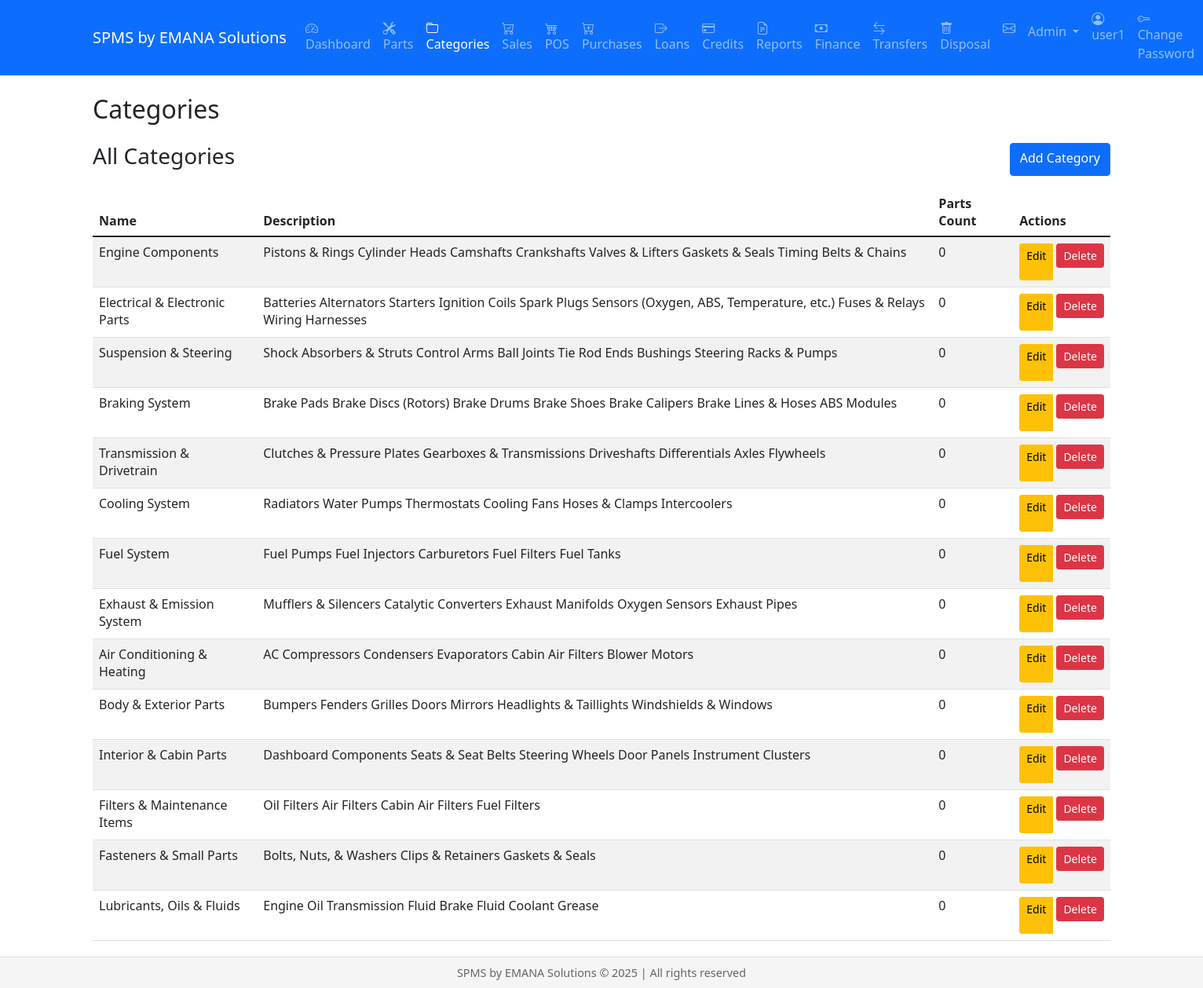
/categories (signed in), run on the app's committed database.
### models.py (models this page shows, shortened)
class User(db.Model, UserMixin):
    id = db.Column(db.Integer, primary_key=True)
    username = db.Column(db.String(80), unique=True, nullable=False)
    email = db.Column(db.String(120), unique=True, nullable=False)
    password_hash = db.Column(db.String(256))
    role = db.Column(db.String(20), default='staff')  # admin, manager, staff
    created_at = db.Column(db.DateTime, default=datetime.utcnow)
    active = db.Column(db.Boolean, default=True)  # Renamed from is_active to active
    fs_uniquifier = db.Column(db.String(64), unique=True, nullable=False)
    confirmed_at = db.Column(db.DateTime, nullable=True, default=None)
    roles = db.relationship('Role', secondary=roles_users, backref=db.backref('users', lazy='dynamic'))
    @property
    def is_authenticated(self):
        return True
    @property
    def is_active(self):
        return self.active  # Now returns the active column value

class Category(db.Model):
    id = db.Column(db.Integer, primary_key=True)
    name = db.Column(db.String(100), nullable=False)
    description = db.Column(db.Text)
    parts = db.relationship('Part', backref='category', lazy=True)

### views/categories.py (the view)
@categories.route('/categories')
@login_required
@role_required('admin', 'manager')
def list_categories():
    categories = Category.query.all()
    return render_template('categories/list.html', categories=categories)

### views/utils.py (called while the page is built)
def role_required(*roles):
    def decorator(f):
        @wraps(f)
        def decorated_function(*args, **kwargs):
            if not current_user.role in roles:
                abort(403)  # Forbidden
            return f(*args, **kwargs)
        return decorated_function
    return decorator

### templates/categories/list.html
{% extends "base.html" %}
{% block content %}
<div class="container">
    <h2 class="mb-4">Categories</h2>
    <div class="d-flex justify-content-between mb-3">
        <h3>All Categories</h3>
        <a href="{{ url_for('categories.add_category') }}" class="btn btn-primary">Add Category</a>
    </div>
    <table class="table table-striped">
        <thead>
            <tr>
                <th>Name</th>
                <th>Description</th>
                <th>Parts Count</th>
                <th>Actions</th>
            </tr>
        </thead>
        <tbody>
            {% for category in categories %}
            <tr>
                <td>{{ category.name }}</td>
                <td>{{ category.description }}</td>
                <td>{{ category.parts|length }}</td>
                <td>
                    <div class="btn-group">
                        <a href="{{ url_for('categories.edit_category', id=category.id) }}"
                           class="btn btn-sm btn-warning">Edit</a>
                        {% if not category.parts %}
                        <form method="POST" action="{{ url_for('categories.delete_category', id=category.id) }}"
                              style="display: inline;" class="ms-1">
                            <button type="submit" class="btn btn-sm btn-danger"
                                    onclick="return confirm('Are you sure you want to delete this category?')">Delete</button>
                        </form>
                        {% endif %}
                    </div>
                </td>
            </tr>
            {% endfor %}
        </tbody>
    </table>
</div>
{% endblock %}

### templates/base.html (shortened to what this page needs)
<html lang="en">
<head>
    <link rel="stylesheet" href="{{ url_for('static', filename='css/jquery-ui.css') }}">
    <link rel="stylesheet" href="{{ url_for('static', filename='css/bootstrap.min.css') }}">
    <link rel="stylesheet" href="{{ url_for('static', filename='css/bootstrap-icons.css') }}">
</head>
<body>
    <nav class="navbar navbar-expand-lg navbar-dark bg-primary mb-4">
        <div class="container">
            <a class="navbar-brand" href="{{ url_for('dashboard.index') }}">
                SPMS by EMANA Solutions
            </a>
            <div class="collapse navbar-collapse" id="navbarNav">
                {% if current_user.is_authenticated %}
                <ul class="navbar-nav">
                    <li class="nav-item">
                        <a class="nav-link {% if request.endpoint and request.endpoint.startswith('dashboard.') %}active{% endif %}"
                           href="{{ url_for('dashboard.index') }}">
                            <i class="bi bi-speedometer2"></i> Dashboard
                        </a>
                    </li>
                    <li class="nav-item">
                        <a class="nav-link {% if request.endpoint and request.endpoint.startswith('parts.') %}active{% endif %}"
                           href="{% if current_user.role == 'staff' %}{{ url_for('parts.staff_list_parts') }}{% else %}{{ url_for('parts.list_parts') }}{% endif %}">
                            <i class="bi bi-tools"></i> Parts
                        </a>
                    </li>
                    {% if current_user.role in ['admin', 'manager'] %}
                    <li class="nav-item">
                        <a class="nav-link {% if request.endpoint and request.endpoint.startswith('categories.') %}active{% endif %}"
                           href="{{ url_for('categories.list_categories') }}">
                            <i class="bi bi-folder"></i> Categories
                        </a>
                    </li>
                    {% endif %}
                    <li class="nav-item">
                        <a class="nav-link {% if request.endpoint and request.endpoint.startswith('sales.') %}active{% endif %}"
                           href="{{ url_for('sales.list_sales') }}">
                            <i class="bi bi-cart-check"></i> Sales
                        </a>
                    </li>
                    <li class="nav-item">
                        <a class="nav-link {% if request.endpoint and request.endpoint.startswith('pos.') %}active{% endif %}"
                           href="{{ url_for('pos.index') }}">
                            <i class="bi bi-cart4"></i> POS
                        </a>
                    </li>
                    {% if current_user.role in ['admin', 'manager'] %}
                    <li class="nav-item">
                        <a class="nav-link {% if request.endpoint and request.endpoint.startswith('purchases.') %}active{% endif %}"
                           href="{{ url_for('purchases.list_purchases') }}">
                            <i class="bi bi-cart-plus"></i> Purchases
                        </a>
                    </li>
                    {% endif %}
                    <li class="nav-item">
                        <a class="nav-link {% if request.endpoint and request.endpoint.startswith('loans.') %}active{% endif %}"
                           href="{{ url_for('loans.list_loans') }}">
                            <i class="bi bi-box-arrow-right"></i> Loans
                        </a>
                    </li>
                    {% if current_user.role in ['admin', 'manager'] %}
                    <li class="nav-item">
                        <a class="nav-link {% if request.endpoint and request.endpoint.startswith('credits.') %}active{% endif %}"
                           href="{{ url_for('credits.list_credits') }}">
                            <i class="bi bi-credit-card"></i> Credits
                        </a>
                    </li>
                    {% endif %}
                    {% if current_user.role in ['admin', 'manager'] %}
                    <li class="nav-item">
                        <a class="nav-link {% if request.endpoint and request.endpoint.startswith('reports.') %}active{% endif %}"
                           href="{{ url_for('reports.index') }}">
                            <i class="bi bi-file-earmark-text"></i> Reports
                        </a>
                    </li>
                    {% endif %}
                    {% if current_user.role in ['admin', 'manager'] %}
                    <li class="nav-item">
                        <a class="nav-link {% if request.endpoint and request.endpoint.startswith('finance.') %}active{% endif %}"
                           href="{{ url_for('finance.index') }}">
                            <i class="bi bi-cash"></i> Finance
                        </a>
                    </li>
                    {% endif %}
                    {% if current_user.is_authenticated and current_user.role in ['admin', 'manager', 'staff'] %}
                    <li class="nav-item">
                        <a class="nav-link {% if request.endpoint and request.endpoint.startswith('transfers.') %}active{% endif %}"
                           href="{{ url_for('transfers.list_transfers') }}">
                            <i class="bi bi-arrow-left-right"></i> Transfers
                        </a>
                    </li>
                    {% endif %}
                    {% if current_user.is_authenticated and current_user.role in ['admin', 'manager'] %}
                    <li class="nav-item">
                        <a class="nav-link {% if request.endpoint and request.endpoint.startswith('disposals.') %}active{% endif %}"
                           href="{{ url_for('disposals.list_disposals') }}">
                            <i class="bi bi-trash"></i> Disposal
                        </a>
                    </li>
                    {% endif %}
                    <li class="nav-item">
                        <a class="nav-link" href="{{ url_for('messages.list_messages') }}">
                            <i class="bi bi-envelope"></i>
                        </a>
                    </li>
                    {% if current_user.role == 'admin' %}
                    <li class="nav-item dropdown">
                        <a class="nav-link dropdown-toggle" href="#" id="adminDropdown" role="button"
                           data-bs-toggle="dropdown" aria-expanded="false">
                            Admin
                        </a>
                    </li>
                    {% endif %}
                </ul>
                <ul class="navbar-nav ms-auto">
                    <li class="nav-item">
                        <span class="nav-link"><i class="bi bi-person-circle"></i> {{ current_user.username }}</span>
                    </li>
                    <li class="nav-item">
                        <a class="nav-link {% if request.endpoint and request.endpoint.startswith('profile.') %}active{% endif %}"
                           href="{{ url_for('profile.change_password') }}">
                            <i class="bi bi-key"></i> Change Password
                        </a>
                    </li>
                    <li class="nav-item">
                        <a class="nav-link" href="{{ url_for('auth.logout') }}"> Logout</a>
                    </li>
                </ul>
                {% endif %}
            </div>
        </div>
    </nav>
    <div class="content-wrapper">
        {% block content %}{% endblock %}
    </div>
    <footer class="footer">
        <div class="container">
            SPMS by EMANA Solutions &copy; {{ current_year }} | All rights reserved
        </div>
    </footer>
</body>
</html>

### templates/base.html (style rules this page uses)
.footer { position: fixed; bottom: 0; width: 100%; height: 40px; line-height: 40px; background-color: #f5f5f5; text-align: center; font-size: 0.9em; color: #666; border-top: 1px solid #ddd; }
.content-wrapper { margin-bottom: 60px; }

### data on the page
User: username "user1"
Category: name "Engine Components", description "Pistons & Rings Cylinder Heads Camshafts Crankshafts Valves & Lifters Gaskets & Seals Timing Belts & Chains", parts|length "0"
Category: name "Electrical & Electronic Parts", description "Batteries Alternators Starters Ignition Coils Spark Plugs Sensors (Oxygen, ABS, Temperature, etc.) Fuses & Relays Wiring Harnesses", parts|length "0"
Category: name "Suspension & Steering", description "Shock Absorbers & Struts Control Arms Ball Joints Tie Rod Ends Bushings Steering Racks & Pumps", parts|length "0"
Category: name "Braking System", description "Brake Pads Brake Discs (Rotors) Brake Drums Brake Shoes Brake Calipers Brake Lines & Hoses ABS Modules", parts|length "0"
Category: name "Transmission & Drivetrain", description "Clutches & Pressure Plates Gearboxes & Transmissions Driveshafts Differentials Axles Flywheels", parts|length "0"
Category: name "Cooling System", description "Radiators Water Pumps Thermostats Cooling Fans Hoses & Clamps Intercoolers", parts|length "0"
Category: name "Fuel System", description "Fuel Pumps Fuel Injectors Carburetors Fuel Filters Fuel Tanks", parts|length "0"
Category: name "Exhaust & Emission System", description "Mufflers & Silencers Catalytic Converters Exhaust Manifolds Oxygen Sensors Exhaust Pipes", parts|length "0"
Category: name "Air Conditioning & Heating", description "AC Compressors Condensers Evaporators Cabin Air Filters Blower Motors", parts|length "0"
Category: name "Body & Exterior Parts", description "Bumpers Fenders Grilles Doors Mirrors Headlights & Taillights Windshields & Windows", parts|length "0"
Category: name "Interior & Cabin Parts", description "Dashboard Components Seats & Seat Belts Steering Wheels Door Panels Instrument Clusters", parts|length "0"
Category: name "Filters & Maintenance Items", description "Oil Filters Air Filters Cabin Air Filters Fuel Filters", parts|length "0"
Category: name "Fasteners & Small Parts", description "Bolts, Nuts, & Washers Clips & Retainers Gaskets & Seals", parts|length "0"
Category: name "Lubricants, Oils & Fluids", description "Engine Oil Transmission Fluid Brake Fluid Coolant Grease", parts|length "0"
